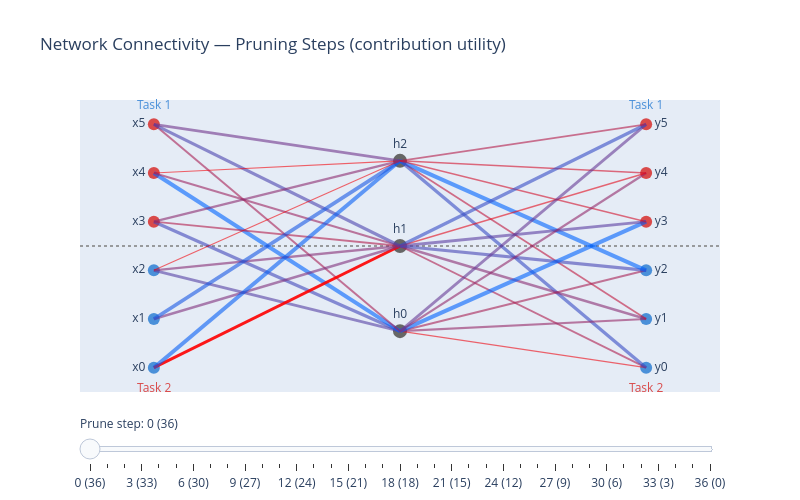
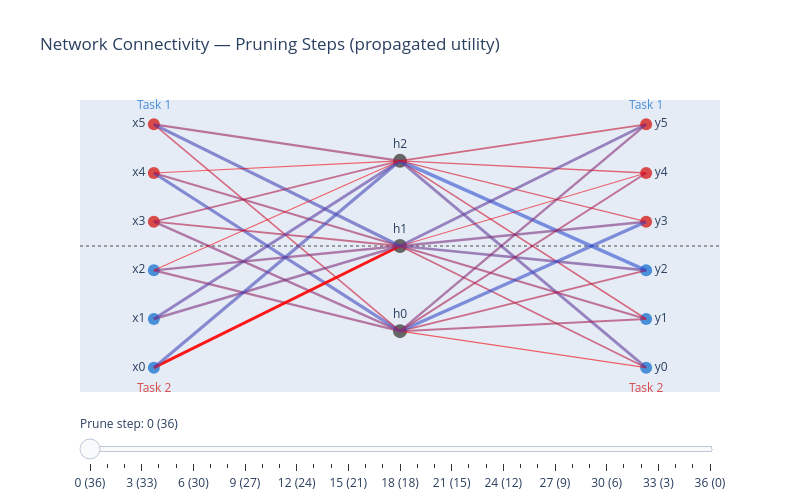

These figures' notebook cell, in order:
### Markdown cell above
## Visualization 1: Network diagram (single seed)

Interactive network diagram with a slider over pruning steps. Connections are colored by utility (shared scale across all steps). The connection about to be pruned is highlighted in red. Inputs/outputs are colored by task (blue = task 1, red = task 2).

### Code cell
def plot_network_diagram(history):
    n_steps = len(history['M_in'])
    input_y = np.linspace(0, 1, INPUT_DIM)
    hidden_y = np.linspace(0.15, 0.85, N_HIDDEN)
    output_y = np.linspace(0, 1, OUTPUT_DIM)

    all_utils = []
    for step in range(n_steps):
        u_in = history['U_in'][step] * history['M_in'][step]
        u_out = history['U_out'][step] * history['M_out'][step]
        all_utils.extend(u_in[history['M_in'][step] > 0].tolist())
        all_utils.extend(u_out[history['M_out'][step] > 0].tolist())
    vmin, vmax = 0, np.percentile(all_utils, 95) if all_utils else 1

    frames = []
    for step in range(n_steps):
        M_in_s, M_out_s = history['M_in'][step], history['M_out'][step]
        U_in_s, U_out_s = history['U_in'][step], history['U_out'][step]
        pruned_is_out = history['pruned_is_output'][step] if step < n_steps - 1 else None
        pruned_idx = history['pruned_local_idx'][step] if step < n_steps - 1 else None

        shapes = []
        for k in range(N_HIDDEN):
            for i in range(INPUT_DIM):
                if not M_in_s[k, i]: continue
                u = float(U_in_s[k, i])
                norm_u = min(max((u - vmin) / max(vmax - vmin, 1e-10), 0), 1)
                color = f'rgba({int(255*(1-norm_u))}, {int(100*norm_u)}, {int(255*norm_u)}, 0.6)'
                width = 1 + 3 * norm_u
                is_pruned = (pruned_is_out is not None and not pruned_is_out
                             and pruned_idx == k * INPUT_DIM + i)
                if is_pruned: color, width = 'rgba(255, 0, 0, 0.9)', 3
                shapes.append(dict(type='line', x0=0, y0=float(input_y[i]),
                                   x1=1, y1=float(hidden_y[k]),
                                   line=dict(color=color, width=width)))

        for j in range(OUTPUT_DIM):
            for k in range(N_HIDDEN):
                if not M_out_s[j, k]: continue
                u = float(U_out_s[j, k])
                norm_u = min(max((u - vmin) / max(vmax - vmin, 1e-10), 0), 1)
                color = f'rgba({int(255*(1-norm_u))}, {int(100*norm_u)}, {int(255*norm_u)}, 0.6)'
                width = 1 + 3 * norm_u
                is_pruned = (pruned_is_out is not None and pruned_is_out
                             and pruned_idx == j * N_HIDDEN + k)
                if is_pruned: color, width = 'rgba(255, 0, 0, 0.9)', 3
                shapes.append(dict(type='line', x0=1, y0=float(hidden_y[k]),
                                   x1=2, y1=float(output_y[j]),
                                   line=dict(color=color, width=width)))
        frames.append(shapes)

    fig = go.Figure()
    colors_in = ['#4a90d9'] * N_INPUTS_PER_TASK + ['#d94a4a'] * N_INPUTS_PER_TASK
    colors_out = ['#4a90d9'] * N_OUTPUTS_PER_TASK + ['#d94a4a'] * N_OUTPUTS_PER_TASK
    fig.add_trace(go.Scatter(x=[0]*INPUT_DIM, y=input_y.tolist(), mode='markers+text',
                             marker=dict(size=12, color=colors_in),
                             text=[f'x{i}' for i in range(INPUT_DIM)],
                             textposition='middle left', showlegend=False))
    fig.add_trace(go.Scatter(x=[1]*N_HIDDEN, y=hidden_y.tolist(), mode='markers+text',
                             marker=dict(size=14, color='#666'),
                             text=[f'h{k}' for k in range(N_HIDDEN)],
                             textposition='top center', showlegend=False))
    fig.add_trace(go.Scatter(x=[2]*OUTPUT_DIM, y=output_y.tolist(), mode='markers+text',
                             marker=dict(size=12, color=colors_out),
                             text=[f'y{j}' for j in range(OUTPUT_DIM)],
                             textposition='middle right', showlegend=False))

    mid_in = (input_y[N_INPUTS_PER_TASK-1] + input_y[N_INPUTS_PER_TASK]) / 2
    mid_out = (output_y[N_OUTPUTS_PER_TASK-1] + output_y[N_OUTPUTS_PER_TASK]) / 2
    fig.add_hline(y=float(mid_in), line_dash='dot', line_color='gray', opacity=0.5)
    fig.add_hline(y=float(mid_out), line_dash='dot', line_color='gray', opacity=0.5)
    fig.update_layout(shapes=frames[0])

    steps = [dict(method='relayout', args=[{'shapes': f}],
                  label=f'{i} ({int(history["M_in"][i].sum() + history["M_out"][i].sum())})')
             for i, f in enumerate(frames)]
    fig.update_layout(
        sliders=[dict(active=0, currentvalue=dict(prefix='Prune step: '), steps=steps)],
        title='Network Connectivity — Pruning Steps',
        xaxis=dict(range=[-0.3, 2.3], showgrid=False, zeroline=False, showticklabels=False),
        yaxis=dict(range=[-0.1, 1.1], showgrid=False, zeroline=False, showticklabels=False),
        height=500, width=800,
        annotations=[
            dict(x=0, y=1.08, text='Task 1', showarrow=False, font=dict(color='#4a90d9', size=12)),
            dict(x=0, y=-0.08, text='Task 2', showarrow=False, font=dict(color='#d94a4a', size=12)),
            dict(x=2, y=1.08, text='Task 1', showarrow=False, font=dict(color='#4a90d9', size=12)),
            dict(x=2, y=-0.08, text='Task 2', showarrow=False, font=dict(color='#d94a4a', size=12)),
        ])
    return fig

# Show for first seed, both utility modes
for mode in ['contribution', 'propagated']:
    print(f'--- {mode} utility ---')
    fig = plot_network_diagram(all_results[mode]['histories'][0])
    fig.update_layout(title=f'Network Connectivity — Pruning Steps ({mode} utility)')
    fig.show()
